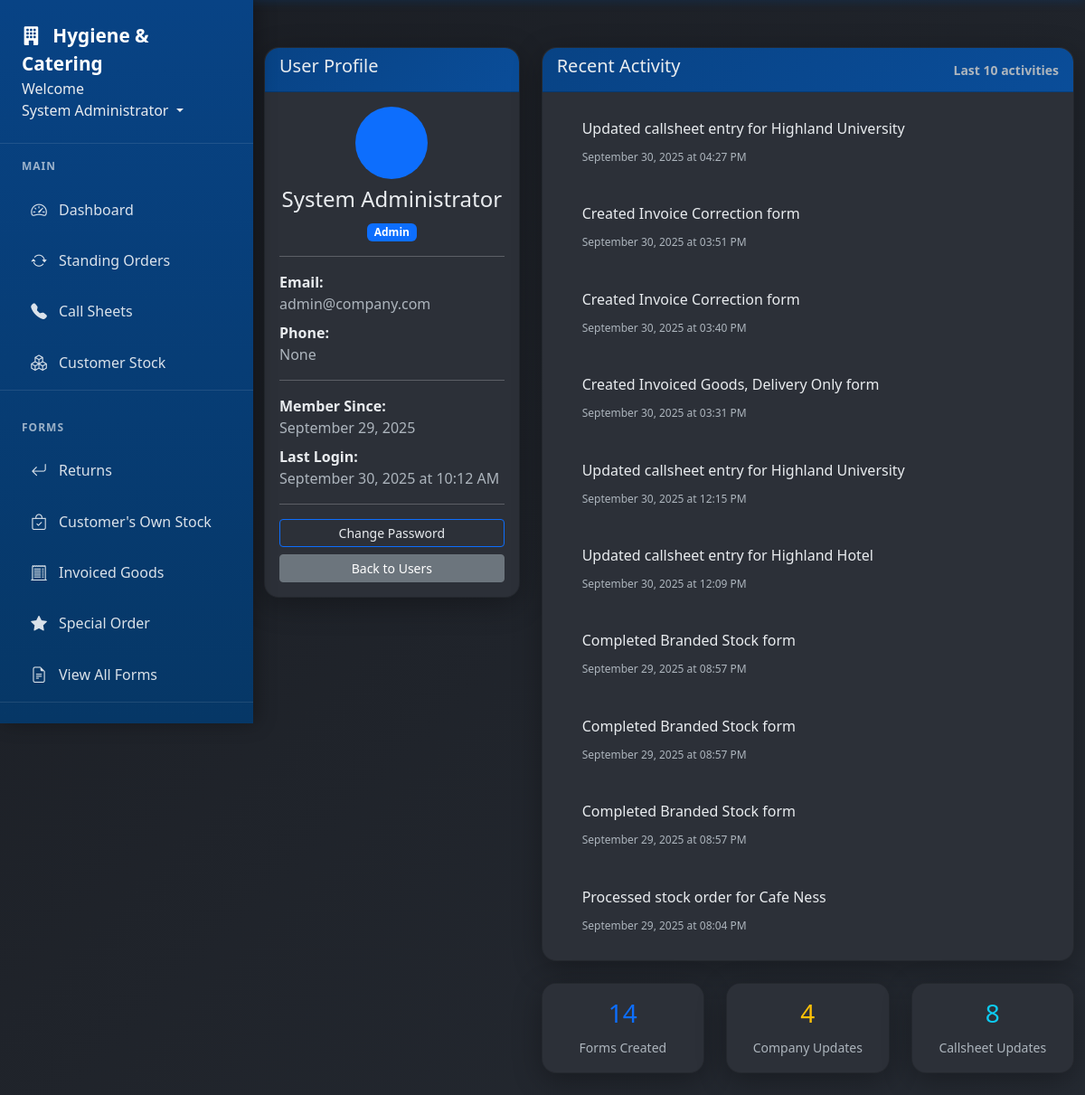
/users/1 (signed in), run on an earlier commit of the app's database.
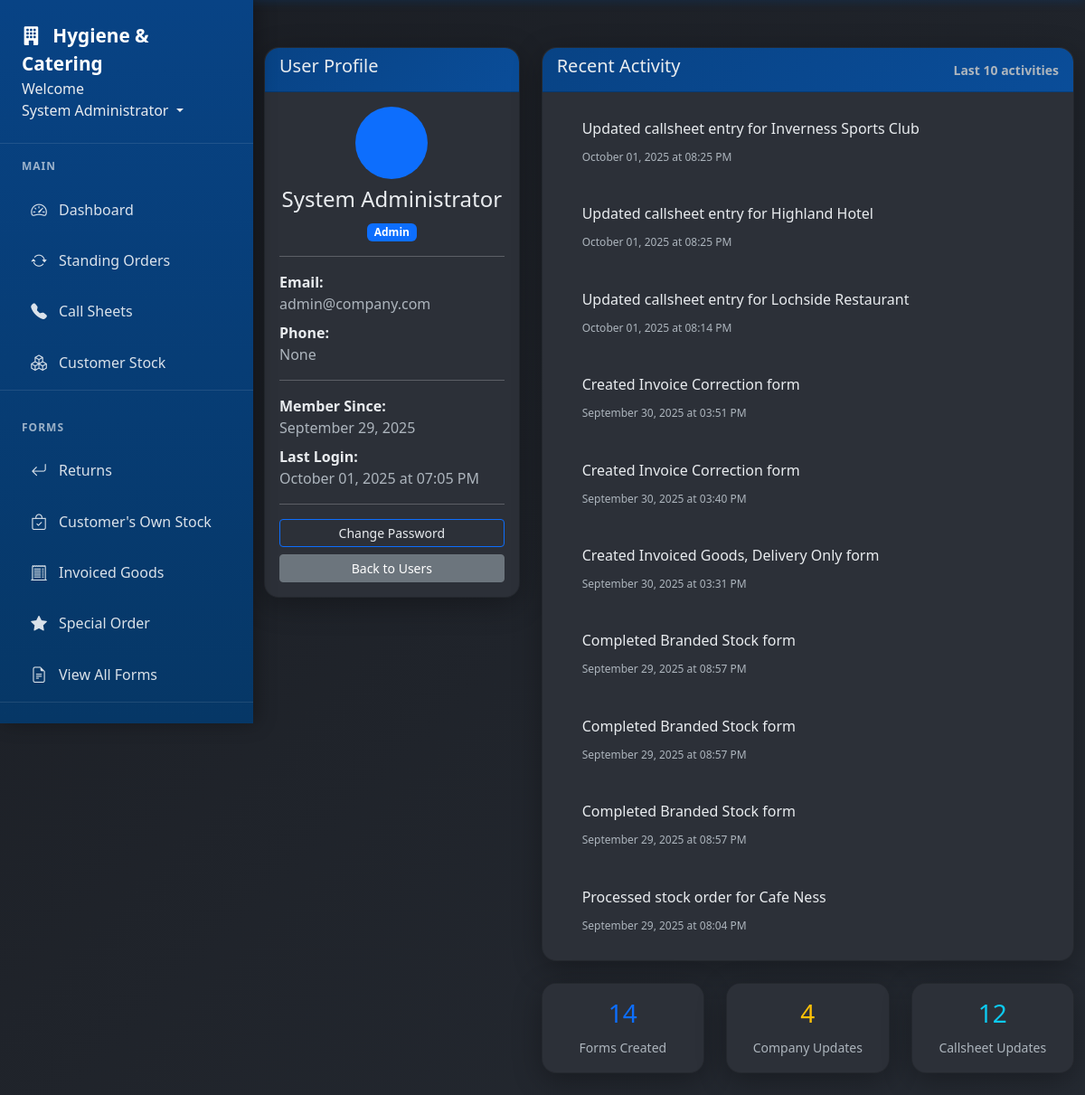
And on a later commit of the database.
### app/models.py (models this page shows, shortened)
class User(db.Model, UserMixin):
    id = db.Column(db.Integer, primary_key=True)
    username = db.Column(db.String(20), unique=True, nullable=False)  # Keep for system use
    email = db.Column(db.String(120), unique=True, nullable=False, index=True)  # Primary identifier
    full_name = db.Column(db.String(100), nullable=False)
    password_hash = db.Column(db.String(128), nullable=False)  # Changed from 'password' to 'password_hash'
    role = db.Column(db.String(20), nullable=False)
    job_title = db.Column(db.String(100))
    direct_phone = db.Column(db.String(20))
    mobile_phone = db.Column(db.String(20))
    is_active = db.Column(db.Boolean, default=True)
    must_change_password = db.Column(db.Boolean, default=False)
    created_at = db.Column(db.DateTime, nullable=False, default=datetime.utcnow)
    last_login = db.Column(db.DateTime)
    forms = db.relationship('Form', foreign_keys='Form.user_id', backref='author', lazy=True)
    callsheet_entries = db.relationship('CallsheetEntry', backref='entered_by', lazy=True)
    callsheets_created = db.relationship('Callsheet', backref='created_by_user', lazy=True)
    todo_items = db.relationship('TodoItem', backref='user', lazy=True, cascade='all, delete-orphan')
    company_updates = db.relationship('CompanyUpdate', backref='author', lazy=True, cascade='all, delete-orphan')
    def get_recent_activity(self, limit=10):
        activities = []
        try:
            recent_forms = Form.query.filter_by(user_id=self.id).order_by(Form.date_created.desc()).limit(5).all()
            for form in recent_forms:
                activities.append({
                    'type': 'form_created',
                    'description': f'Created {form.type.replace("_", " ").title()} form',
                    'date': form.date_created,
                    'link': f'/form/{form.id}'
                })
        except Exception as e:
            print(f"Error loading forms for user {self.id}: {e}")
        try:
            recent_updates = CompanyUpdate.query.filter_by(user_id=self.id).order_by(CompanyUpdate.created_at.desc()).limit(3).all()
            for update in recent_updates:
                activities.append({
                    'type': 'company_update',
                    'description': f'Posted company update: {update.title}',
                    'date': update.created_at,
                    'link': None
                })
        except Exception as e:
            print(f"Error loading company updates for user {self.id}: {e}")
        try:
            recent_callsheet_entries = CallsheetEntry.query.filter_by(user_id=self.id).order_by(CallsheetEntry.updated_at.desc()).limit(3).all()
            for entry in recent_callsheet_entries:
                activities.append({
                    'type': 'callsheet_update',
                    'description': f'Updated callsheet entry for {entry.customer.name}',
                    'date': entry.updated_at,
                    'link': '/callsheets'
                })
        except Exception as e:
            print(f"Error loading callsheet entries for user {self.id}: {e}")
        try:
            recent_completed_forms = Form.query.filter_by(completed_by=self.id).filter(
                Form.completed_date.isnot(None)
            ).order_by(Form.completed_date.desc()).limit(3).all()
            for form in recent_completed_forms:
                activities.append({
                    'type': 'form_completed',
                    'description': f'Completed {form.type.replace("_", " ").title()} form',
                    'date': form.completed_date,
                    'link': f'/form/{form.id}'
                })
        except Exception as e:
            print(f"Error loading completed forms for user {self.id}: {e}")
        try:
            if 'StandingOrder' in globals():
                recent_standing_orders = StandingOrder.query.filter_by(created_by=self.id).order_by(StandingOrder.created_at.desc()).limit(3).all()
                for order in recent_standing_orders:
                    activities.append({
                        'type': 'standing_order_created',
                        'description': f'Created standing order for {order.customer.name}',
                        'date': order.created_at,
                        'link': f'/standing-orders/{order.id}'
                    })
        except Exception as e:
            print(f"Error loading standing orders for user {self.id}: {e}")
        try:
            if 'StandingOrderLog' in globals():
                recent_so_logs = StandingOrderLog.query.filter_by(performed_by=self.id).filter(
                    StandingOrderLog.action_type.in_(['paused', 'resumed', 'ended'])
                ).order_by(StandingOrderLog.performed_at.desc()).limit(3).all()
        except Exception as e:
            print(f"Error loading standing order logs for user {self.id}: {e}")
        try:
            if 'StockTransaction' in globals():
                recent_stock_transactions = StockTransaction.query.filter_by(created_by=self.id).order_by(StockTransaction.transaction_date.desc()).limit(3).all()
                for transaction in recent_stock_transactions:
                    transaction_types = {
                        'stock_in': 'Added stock for',
                        'stock_out': 'Processed stock order for',
                        'adjustment': 'Adjusted stock for'
                    }
                    description = transaction_types.get(transaction.transaction_type, 'Updated stock for')
                    activities.append({
                        'type': f'stock_{transaction.transaction_type}',
                        'description': f'{description} {transaction.stock_item.customer.name}',
                        'date': transaction.transaction_date,
                        'link': '/customer-stock'
                    })
        except Exception as e:
            print(f"Error loading stock transactions for user {self.id}: {e}")
        activities.sort(key=lambda x: x['date'], reverse=True)
        return activities[:limit]

class CallsheetEntry(db.Model):
    id = db.Column(db.Integer, primary_key=True)
    callsheet_id = db.Column(db.Integer, db.ForeignKey('callsheet.id'), nullable=False)
    customer_id = db.Column(db.Integer, db.ForeignKey('customer.id'), nullable=False)
    call_status = db.Column(db.String(20), default='not_called')
    called_by = db.Column(db.String(100))
    call_date = db.Column(db.DateTime)
    person_spoken_to = db.Column(db.String(100))  # Name of person who placed the order
    callback_time = db.Column(db.String(50))  # When to call back
    user_id = db.Column(db.Integer, db.ForeignKey('user.id'), nullable=False)
    updated_at = db.Column(db.DateTime, nullable=False, default=datetime.utcnow, onupdate=datetime.utcnow)
    position = db.Column(db.Integer, default=0)
    is_paused = db.Column(db.Boolean, default=False)

### app/routes.py (the view)
@main.route('/users/<int:user_id>')
@login_required
def user_profile(user_id):
    user = User.query.get_or_404(user_id)
    if current_user.role != 'admin' and current_user.id != user_id:
        flash('Access denied.', 'danger')
        return redirect(url_for('main.dashboard'))
    activities = user.get_recent_activity()
    return render_template('user_profile.html', user=user, activities=activities)

### app/models.py (called while the page is built)
@login_manager.user_loader
def load_user(user_id):
    return User.query.get(int(user_id))

### app/templates/user_profile.html (shortened to what the changed rows need)
{% extends "base.html" %} {% block content %}
<div class="row">
  <div class="col-lg-4">
    <div class="card">
      <div class="card-body">
        <div class="text-center mb-3">
          <div
            class="bg-primary rounded-circle d-inline-flex align-items-center justify-content-center"
            style="width: 80px; height: 80px"
          >
          </div>
          <h4 class="mt-2">{{ user.full_name }}</h4>
          <span
            class="badge bg-{{ 'primary' if user.role == 'admin' else 'secondary' }}"
          >
            {{ user.role.title() }}
          </span>
        </div>
        <div class="mb-2">
          <strong> Email:</strong><br />
          <span class="text-muted">{{ user.email }}</span>
        </div>
        <div class="mb-2">
          <strong> Phone:</strong><br />
          <span class="text-muted">{{ user.direct_phone }}</span>
        </div>
        <div class="mb-2">
          <strong> Member Since:</strong
          ><br />
          <span class="text-muted"
            >{{ user.created_at.strftime('%B %d, %Y') }}</span
          >
        </div>
        <div class="mb-2">
          <strong> Last Login:</strong><br />
          <span class="text-muted">
            {% if user.last_login %} {{ user.last_login.strftime('%B %d, %Y at
            %I:%M %p') }} {% else %} Never {% endif %}
          </span>
        </div>
      </div>
    </div>
  </div>
  <div class="col-lg-8">
    <div class="card">
      <div class="card-body">
        {% if activities %}
        <div class="timeline">
          {% for activity in activities %}
          <div class="activity-item d-flex mb-3">
            <div class="activity-content flex-grow-1">
              <div class="activity-description">
                {% if activity.link %}
                <a href="{{ activity.link }}" class="text-decoration-none">
                  {{ activity.description }}
                </a>
                {% else %} {{ activity.description }} {% endif %}
              </div>
              <small class="text-muted">
                {{ activity.date.strftime('%B %d, %Y at %I:%M %p') }}
              </small>
            </div>
          </div>
          {% endfor %}
        </div>
        {% else %}
        <div class="text-center text-muted py-4">
          <i class="fas fa-chart-line fa-3x mb-3"></i>
          <h5>No Recent Activity</h5>
          <p>This user hasn't performed any tracked activities yet.</p>
        </div>
        {% endif %}
      </div>
    </div>
    <div class="row mt-3">
      <div class="col-md-4">
        <div class="card text-center">
          <div class="card-body">
            <h3 class="text-info">{{ user.callsheet_entries|length }}</h3>
            <small class="text-muted">Callsheet Updates</small>
          </div>
        </div>
      </div>
    </div>
  </div>
</div>
{% endblock %}

### app/templates/base.html (shortened to what this page needs)
<!DOCTYPE html>
<html lang="en">
  <head>
    <link
      rel="stylesheet"
      href="{{ url_for('static', filename='style.css') }}"
    />
    <link
      href="https://cdn.jsdelivr.net/npm/bootstrap@5.3.0/dist/css/bootstrap.min.css"
      rel="stylesheet"
    />
    <link
      href="https://cdn.jsdelivr.net/npm/bootstrap-icons@1.11.0/font/bootstrap-icons.css"
      rel="stylesheet"
    />
  </head>
  <body>
    <nav class="nav-sidebar" id="navSidebar">
      <div class="nav-sidebar-header">
        <a href="{{ url_for('main.dashboard') }}" class="nav-sidebar-brand">
          <i class="bi bi-building-fill me-2"></i>
          Hygiene & Catering
        </a>
        <li class="nav-item dropdown" style="display: block">
          <text>Welcome</text>
          <a
            class="nav-link dropdown-toggle"
            href="#"
            id="userDropdown"
            role="button"
            data-bs-toggle="dropdown"
          >
             {{ current_user.full_name or
            current_user.username }}
          </a>
        </li>
      </div>
      {% if current_user.is_authenticated %}
      <div class="nav-sidebar-nav">
        <div class="nav-section">
          <div class="nav-section-title">Main</div>
          <div class="nav-item">
            <a class="nav-link" href="{{ url_for('main.dashboard') }}">
              <i class="bi bi-speedometer2"></i>
              Dashboard
            </a>
          </div>
          <div class="nav-item">
            <a class="nav-link" href="{{ url_for('main.standing_orders') }}">
              <i class="bi bi-arrow-repeat"></i>
              Standing Orders
            </a>
          </div>
          <div class="nav-item">
            <a class="nav-link" href="{{ url_for('main.callsheets') }}">
              <i class="bi bi-telephone-fill"></i>
              Call Sheets
            </a>
          </div>
          <div class="nav-item">
            <a class="nav-link" href="{{ url_for('main.customer_stock') }}">
              <i class="bi bi-boxes"></i>
              Customer Stock
            </a>
          </div>
        </div>
        <div class="nav-section">
          <div class="nav-section-title">Forms</div>
          <div class="nav-item">
            <a class="nav-link" href="{{ url_for('main.returns') }}">
              <i class="bi bi-arrow-return-left"></i>
              Returns
            </a>
          </div>
          <div class="nav-item">
            <a class="nav-link" href="{{ url_for('main.branded_stock') }}">
              <i class="bi bi-bag-check"></i>
              Customer's Own Stock
            </a>
          </div>
          <div class="nav-item">
            <a class="nav-link" href="{{ url_for('main.invoice_correction') }}">
              <i class="bi bi-receipt-cutoff"></i>
              Invoiced Goods
            </a>
          </div>
          <div class="nav-item">
            <a class="nav-link" href="{{ url_for('main.special_order') }}">
              <i class="bi bi-star-fill"></i>
              Special Order
            </a>
          </div>
          <div class="nav-item">
            <a class="nav-link" href="{{ url_for('main.forms') }}">
              <i class="bi bi-file-earmark-text"></i>
              View All Forms
            </a>
          </div>
        </div>
      </div>
      {% endif %}
    </nav>
    <div class="main-content" id="mainContent">
      <div class="container-fluid">
         {% block content %}{% endblock %}
      </div>
    </div>
  </body>
</html>

What changed in the data, as far as the page shows it:
no longer on this page (row edited): CallsheetEntry: date "September 30, 2025 at 04:27 PM"
no longer on this page (row edited): CallsheetEntry: date "September 30, 2025 at 12:15 PM"
changed User "System Administrator": last_login "September 30, 2025 at 10:12 AM" → "October 01, 2025 at 07:05 PM"
now on this page (row edited): CallsheetEntry: date "October 01, 2025 at 08:25 PM"
added CallsheetEntry: date "October 01, 2025 at 08:14 PM"
Also different on the page:
{{ user.callsheet_entries|length }}: "8" → "12"
new list line: "Updated callsheet entry for Inverness Sports Club"
new list line: "Updated callsheet entry for Highland Hotel"
new list line: "October 01, 2025 at 08:25 PM"
new list line: "Updated callsheet entry for Lochside Restaurant"
list line gone: "Updated callsheet entry for Highland University"
list line gone: "Updated callsheet entry for Highland Hotel"
list line gone: "September 30, 2025 at 12:09 PM"
